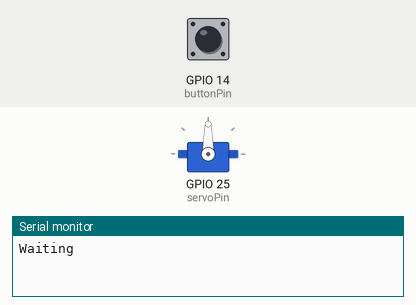
This program was run on a simulated ESP32. Parts: servo, the last lines printed to the serial monitor. Inputs (shaded band) come from the test bench; at power-on: GPIO 14 (buttonPin) HIGH.

Above: at 1.5 s.
1.6 s: GPIO 14 (buttonPin) pulled LOW for 0.15 s
At 3.7 s:
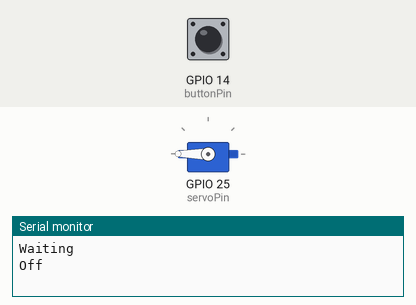
4.0 s: GPIO 14 (buttonPin) pulled LOW for 1 s
At 4.15 s:
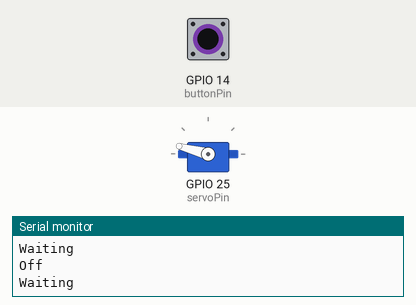
6.5 s: GPIO 14 (buttonPin) pulled LOW for 3.2 s
At 6.95 s:
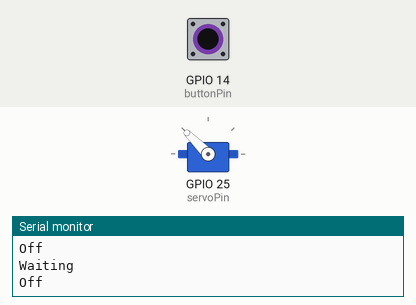
Timing chart, 0 to 10.8 s (numbered marks = the images above; inputs shaded):
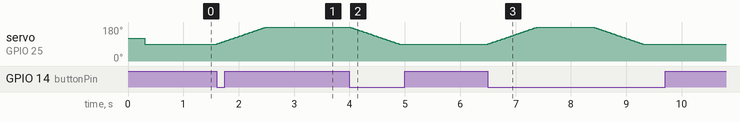

The program:

main.cpp
```cpp
#include <Arduino.h>
#include <ESP32Servo.h>

int servoPin = GPIO_NUM_25;
int buttonPin = GPIO_NUM_14;
Servo myServo;

const int upPosition = 180;
const int waveUp = 120;
const int waveDown = 20;
const int downPosition = 0;
const int waitPosition = 90;

int currentPosition = waitPosition;

enum class State {
  Waiting,
  Off,
  NeedsWater,
};

State currentState = State::Waiting;
int64_t lastDrinkTimeSeconds = 0;
int64_t drinkIntervalSeconds = 90 * 60;
int64_t maxWaveSeconds = 30;

static int64_t getSecondsSinceStart() { return esp_timer_get_time() / 1000000; }

void setup() {
  Serial.begin(9600);

  pinMode(buttonPin, INPUT_PULLUP);

  ESP32PWM::allocateTimer(0);
  ESP32PWM::allocateTimer(1);
  ESP32PWM::allocateTimer(2);
  ESP32PWM::allocateTimer(3);
  myServo.setPeriodHertz(50);
  myServo.attach(servoPin, 1000, 2000);

  myServo.write(waveUp);
  delay(300);
  myServo.write(currentPosition);

  lastDrinkTimeSeconds = getSecondsSinceStart();
}

static bool buttonIsDown() { return digitalRead(buttonPin) == LOW; }

static void moveToPosition(const int target, const int delayPerDegree = 1,
                           bool allowIncomplete = false) {
  const int step = target > currentPosition ? 1 : -1;
  while (currentPosition != target) {
    if (allowIncomplete && buttonIsDown()) {
      return;
    }
    currentPosition += step;
    myServo.write(currentPosition);
    delay(delayPerDegree);
  }
}

void loop() {
  switch (currentState) {
  case State::NeedsWater: {
    Serial.println("Needs Water");
    const int64_t waveStartTime = getSecondsSinceStart();
    while (true) {
      const int64_t secondsSinceWaveStart =
          getSecondsSinceStart() - waveStartTime;
      int delayPerDegree = max<int64_t>(3, 10 - secondsSinceWaveStart / 4);
      moveToPosition(waveUp, delayPerDegree, true);
      moveToPosition(waveDown, delayPerDegree, true);
      if (buttonIsDown()) {
        currentState = State::Waiting;
        break;
      }
      if (secondsSinceWaveStart > maxWaveSeconds) {
        moveToPosition(downPosition, 10, true);
        while (true) {
          if (buttonIsDown()) {
            currentState = State::Waiting;
            break;
          }
        }
        break;
      }
    }
    break;
  }
  case State::Waiting: {
    Serial.println("Waiting");
    moveToPosition(waitPosition, 10);
    delay(1000);
    lastDrinkTimeSeconds = getSecondsSinceStart();
    while (true) {
      if (lastDrinkTimeSeconds + drinkIntervalSeconds <
          getSecondsSinceStart()) {
        currentState = State::NeedsWater;
        break;
      }
      if (buttonIsDown()) {
        currentState = State::Off;
        break;
      }
    }
    break;
  }
  case State::Off: {
    Serial.println("Off");
    moveToPosition(upPosition, 10);
    delay(1000);
    while (true) {
      if (buttonIsDown()) {
        currentState = State::Waiting;
        break;
      }
    }
    break;
  }
  }
}
```

Measured:
- after the input at 1.6 s, servo on GPIO 25 (servoPin): moves from 90° to 180° over 0.90 s, starting at once
- after the input at 4.0 s, servo on GPIO 25 (servoPin): moves from 180° to 90° over 0.90 s, starting at once
- after the input at 6.5 s, servo on GPIO 25 (servoPin): rises from 90° to 180° in 0.90 s, then falls to 90° in 1.9 s
